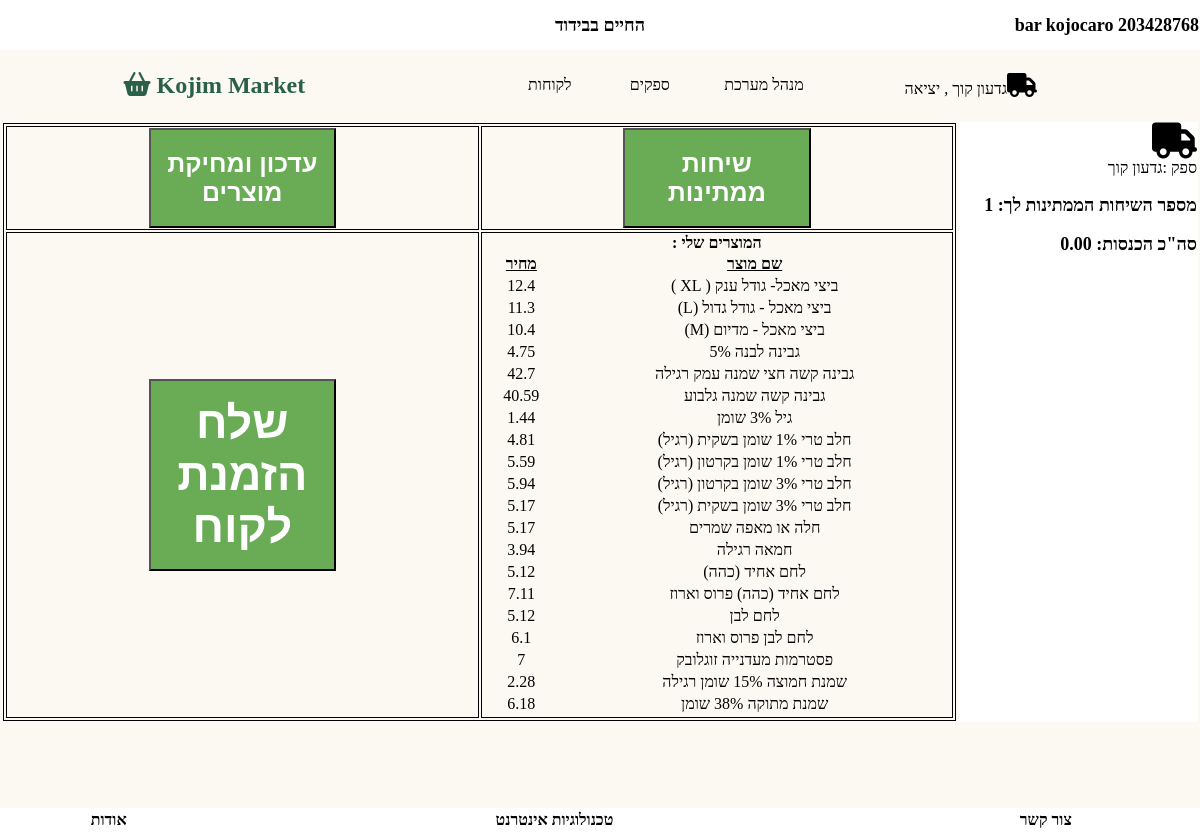
Screenshot of /suppliers.php (signed in) with the database file from the repository.
### tables this page shows
CREATE TABLE `product` (
  `p_shop_id` int(11) UNSIGNED NOT NULL COMMENT 'קוד חנות',
  `p_category` int(11) UNSIGNED NOT NULL COMMENT 'קטגוריה',
  `p_id` int(11) NOT NULL,
  `p_description` varchar(50) NOT NULL COMMENT 'תיאור המוצר',
  `p_cost` float NOT NULL COMMENT 'מחיר המוצר',
  `p_stock` varchar(10) NOT NULL COMMENT 'נמצא במלאי'
);

### suppliers.php (the view, shortened to what this page needs)
<?php
		  include "inc_db.php";
		  	include "header_inc.php";
		  $id=$_SESSION['supp_id'];
?>
<html>
<head>
</head>
<body>
<table style="width: 100%; height:90%; ">
	<tr>
		<td class ="suppliers_td_left" dir="rtl">
		<table style="width: 100%;height:100%;border:thin black solid;">
			<tr>
				<td id="show_conv" class="td_add_product" >
		<button class="buttom_conv" onclick="use_ajax('show_conv','show_converstions.php')">שיחות ממתינות</button>
				</td>
				<td id="update" class="td_add_product" >
				<button class="buttom_conv" onclick="use_ajax('update','update_products')">עדכון ומחיקת מוצרים</button>
				</td>
			</tr>
			<tr>
				<td class="td_add_product" >
				<strong>המוצרים שלי :</strong>
				<table style="width:100%; ">
				<tr>
				<td style="text-decoration: underline"> <strong>שם מוצר</strong></td>
				<td style="text-decoration: underline"><strong>מחיר</strong></td>
				</tr>
				<?php
		       $result = $conn->query("SELECT * FROM product where p_shop_id=\"$id\"");
				if ($result->num_rows > 0)
				{
	               while($row1 = $result->fetch_array(MYSQLI_ASSOC))
					{
						echo  ' <tr id="supp_product" class="supp_product"	> <td id="disp">'.$row1['p_description'].'</td> <td id="disp">'.$row1['p_cost'].'</td>  </tr>'  ;
					}
					}
			?>
				</table>
				</td>
				<td id="td_add_product" class="td_add_product">
				<button class="buttom_add_product" onclick="use_ajax('td_add_product','add_product_supplier.php')">שלח הזמנת לקוח</button>
				</td>
			</tr>
		</table>
		</td>
		<td class ="suppliers_td_right" valign="top" dir="rtl">
		<i style='font-size:36px' class='fas'>&#xf0d1;</i>
		<br>
		ספק	:<?php echo $_SESSION["supp_name"]?>
		<br>
		<p class="customers_p">  מספר השיחות הממתינות לך: <?php
            $resultNumConv = $conn->query(" SELECT * FROM `chat` WHERE t1 ='s_".$_SESSION['supp_id']."' GROUP BY t2");
		    $numOfConv = $resultNumConv->num_rows;
                                                                                     echo $numOfConv   ?></p>
		<p class="customers_p">  סה"כ הכנסות: <?php
     $id_rev=$_SESSION['supp_id'];
     $result33 = $conn->query("SELECT SUM(l_price) FROM log  where l_S_id=\"$id_rev\"");
	 $row13 = $result33->fetch_array(MYSQLI_ASSOC);
     $sum =   $row13['SUM(l_price)'];
	 echo number_format((float)$sum, 2, '.', '');
                                                              ?></p>
		</td>
	</tr>
</table>
<br><br><br><br><br><br>
<?php
	include "footer_inc.php";
 	              				 ?>
</body>
</html>

### header_inc.php (shortened to what this page needs)
<!DOCTYPE html>
<html>
<head>
<link rel="stylesheet" type="text/css" href="design_bar.css"   media="all">
</head>
<body>
<table class="table_head">
	<tr class="header_row">
	    <td style="text-align: center;width:33%"></td>
		<td style="text-align: center;width:33%">החיים בבידוד</td>
		<td style="text-align: right;width:33%">bar kojocaro 203428768</td>
	</tr>
</table>
<table  class="header_menu">
	<tr>
		<td style="width:10%">&nbsp;</td>
		<td class="td_big" onclick="location.href='index.php'"><i style='font-size:24px' class='fas'>&#xf291;</i>  Kojim Market  </td>
		<td class="td_menu">לקוחות</td>
		<td class="td_menu" onclick="location.href='signin_suppliers.php'">ספקים</td>
		<td class="td_menu" onclick="location.href='administrator.php'">מנהל מערכת</td>
		<td id="name"class="td_menu" onclick="location.href='signin.php'">כניסה <i style='font-size:24px' class='fas'>&#xf2bd;</i></td>
	</tr>
</table>
</body>
</html>

### footer_inc.php (shortened to what this page needs)
<html>
<head>
<link rel="stylesheet" type="text/css" href="design_bar.css"   media="all">
</head>
<body>
<table class="table_footer">
	<tr>
		<td>אודות</td>
		<td>טכנולוגיות אינטרנט</td>
		<td>צור קשר</td>
	</tr>
</table>
</body>
</html>

### design_bar.css (style rules this page uses)
.table_head { background-color:white; width:100%; border-collapse:collapse; border-spacing:0px 0px; z-index:50; }
.header_row { width:100%; height:50px; font-size: large; font-weight:bolder; }
.header_menu { width:100%; height:70px; margin:0px; position:sticky; top:0px; background-color:#FBF9F1; }
.td_big { font-size:x-large; color:#2A6049; font-weight:bolder; }
.table_footer { width:100%; height:15px; font-size:medium; font-weight:bold; text-align:center; background-color:white; position:fixed; bottom:0px; }
.customers_p { font-size:large; font-weight:bold; }
.suppliers_td_left { width:80%; }
.suppliers_td_right { background-color:white; width:20%; }
.buttom_add_product { position: relative; right: 0%; width: 40%; height: 40%; background-color: #6AAC56; color:white; font-weight:bolder; font-size:45px; }
.buttom_conv { position: relative; right: 0%; width: 40%; height: 100px; background-color: #6AAC56; color:white; font-weight:bolder; font-size:25px; }
.td_add_product { border: thin black solid; vertical-align: center; text-align: center; width:50%; height:50%; }

### rows the page displays
product: p_description "ביצי מאכל- גודל ענק ( XL )", p_cost "12.4"
product: p_description "ביצי מאכל - גודל גדול (L)", p_cost "11.3"
product: p_description "ביצי מאכל - מדיום (M)", p_cost "10.4"
product: p_description "גבינה לבנה 5%", p_cost "4.75"
product: p_description "גבינה קשה חצי שמנה עמק רגילה", p_cost "42.7"
product: p_description "גבינה קשה שמנה גלבוע", p_cost "40.59"
product: p_description "גיל 3% שומן", p_cost "1.44"
product: p_description "חלב טרי 1% שומן בשקית (רגיל)", p_cost "4.81"
product: p_description "חלב טרי 1% שומן בקרטון (רגיל)", p_cost "5.59"
product: p_description "חלב טרי 3% שומן בקרטון (רגיל)", p_cost "5.94"
product: p_description "חלב טרי 3% שומן בשקית (רגיל)", p_cost "5.17"
product: p_description "חלה או מאפה שמרים", p_cost "5.17"
product: p_description "חמאה רגילה", p_cost "3.94"
product: p_description "לחם אחיד (כהה)", p_cost "5.12"
product: p_description "לחם אחיד (כהה) פרוס וארוז", p_cost "7.11"
product: p_description "לחם לבן", p_cost "5.12"
product: p_description "לחם לבן פרוס וארוז", p_cost "6.1"
product: p_description "פסטרמות מעדנייה זוגלובק", p_cost "7"
product: p_description "שמנת חמוצה 15% שומן רגילה", p_cost "2.28"
product: p_description "שמנת מתוקה 38% שומן", p_cost "6.18"

### other values shown
$_SESSION["supp_name"] "גדעון קוך"
$numOfConv "1"
$sum "0.00"
